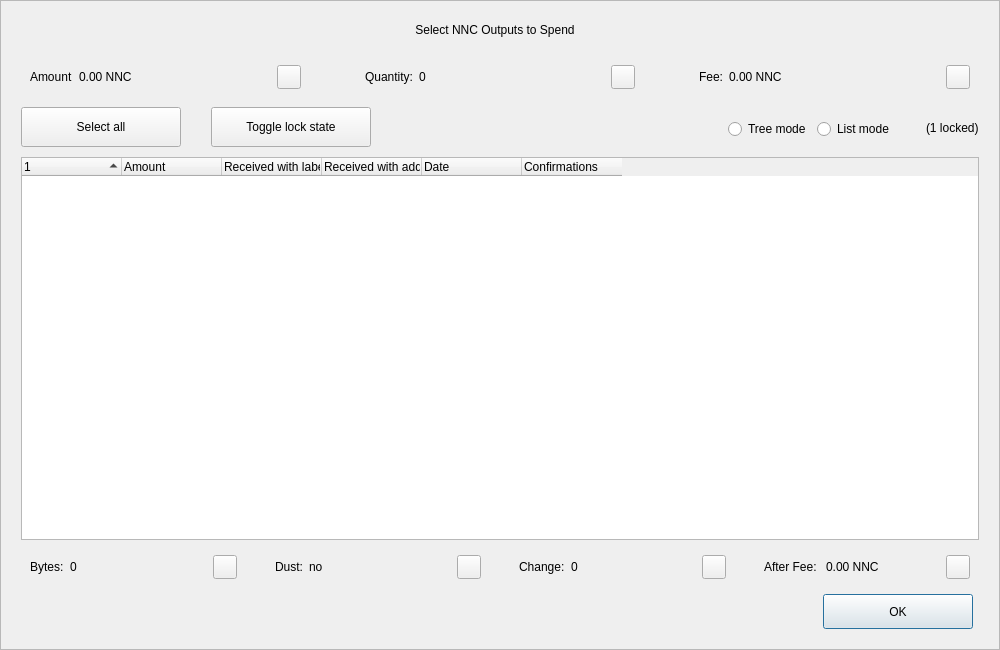
<?xml version="1.0" encoding="UTF-8"?>
<ui version="4.0">
 <class>CoinControlDialog</class>
 <widget class="QDialog" name="CoinControlDialog">
  <property name="geometry">
   <rect>
    <x>0</x>
    <y>0</y>
    <width>1000</width>
    <height>650</height>
   </rect>
  </property>
  <property name="minimumSize">
   <size>
    <width>950</width>
    <height>650</height>
   </size>
  </property>
  <property name="windowTitle">
   <string>Coin Selection</string>
  </property>
  <property name="styleSheet">
   <string notr="true"/>
  </property>
  <layout class="QVBoxLayout" name="verticalLayout">
   <property name="spacing">
    <number>0</number>
   </property>
   <property name="leftMargin">
    <number>0</number>
   </property>
   <property name="topMargin">
    <number>0</number>
   </property>
   <property name="rightMargin">
    <number>0</number>
   </property>
   <property name="bottomMargin">
    <number>0</number>
   </property>
   <item>
    <widget class="QFrame" name="frameContainer">
     <property name="toolTipDuration">
      <number>0</number>
     </property>
     <property name="frameShape">
      <enum>QFrame::StyledPanel</enum>
     </property>
     <property name="frameShadow">
      <enum>QFrame::Raised</enum>
     </property>
     <layout class="QVBoxLayout" name="verticalLayout_2">
      <property name="leftMargin">
       <number>0</number>
      </property>
      <property name="rightMargin">
       <number>0</number>
      </property>
      <property name="bottomMargin">
       <number>20</number>
      </property>
      <item>
       <layout class="QHBoxLayout" name="horizontalLayout_12">
        <property name="spacing">
         <number>0</number>
        </property>
        <property name="leftMargin">
         <number>20</number>
        </property>
        <property name="rightMargin">
         <number>30</number>
        </property>
        <item>
         <spacer name="horizontalSpacer_4">
          <property name="orientation">
           <enum>Qt::Horizontal</enum>
          </property>
          <property name="sizeHint" stdset="0">
           <size>
            <width>40</width>
            <height>20</height>
           </size>
          </property>
         </spacer>
        </item>
        <item>
         <widget class="QLabel" name="labelTitle">
          <property name="minimumSize">
           <size>
            <width>0</width>
            <height>40</height>
           </size>
          </property>
          <property name="maximumSize">
           <size>
            <width>16777215</width>
            <height>40</height>
           </size>
          </property>
          <property name="text">
           <string>Select NNC Outputs to Spend</string>
          </property>
          <property name="alignment">
           <set>Qt::AlignCenter</set>
          </property>
          <property name="margin">
           <number>7</number>
          </property>
         </widget>
        </item>
        <item>
         <spacer name="horizontalSpacer_5">
          <property name="orientation">
           <enum>Qt::Horizontal</enum>
          </property>
          <property name="sizeHint" stdset="0">
           <size>
            <width>40</width>
            <height>20</height>
           </size>
          </property>
         </spacer>
        </item>
       </layout>
      </item>
      <item>
       <layout class="QHBoxLayout" name="horizontalLayout_8">
        <property name="leftMargin">
         <number>20</number>
        </property>
        <property name="rightMargin">
         <number>20</number>
        </property>
        <item>
         <widget class="QWidget" name="layoutAmount" native="true">
          <layout class="QHBoxLayout" name="horizontalLayout_9" stretch="0,1,0">
           <item>
            <widget class="QLabel" name="labelCoinControlAmountText">
             <property name="text">
              <string>Amount</string>
             </property>
            </widget>
           </item>
           <item>
            <widget class="QLabel" name="labelCoinControlAmount">
             <property name="text">
              <string>0.00 NNC</string>
             </property>
            </widget>
           </item>
           <item alignment="Qt::AlignHCenter|Qt::AlignVCenter">
            <widget class="QPushButton" name="pushButtonAmount">
             <property name="minimumSize">
              <size>
               <width>0</width>
               <height>24</height>
              </size>
             </property>
             <property name="maximumSize">
              <size>
               <width>24</width>
               <height>26</height>
              </size>
             </property>
             <property name="focusPolicy">
              <enum>Qt::NoFocus</enum>
             </property>
             <property name="styleSheet">
              <string notr="true">padding-bottom:2px;
padding-right:4px;</string>
             </property>
             <property name="text">
              <string/>
             </property>
            </widget>
           </item>
          </layout>
         </widget>
        </item>
        <item>
         <spacer name="horizontalSpacer_2">
          <property name="orientation">
           <enum>Qt::Horizontal</enum>
          </property>
          <property name="sizeType">
           <enum>QSizePolicy::Fixed</enum>
          </property>
          <property name="sizeHint" stdset="0">
           <size>
            <width>40</width>
            <height>20</height>
           </size>
          </property>
         </spacer>
        </item>
        <item>
         <widget class="QWidget" name="layoutQuantity" native="true">
          <layout class="QHBoxLayout" name="horizontalLayout_10" stretch="0,1,0">
           <item>
            <widget class="QLabel" name="labelCoinControlQuantityText">
             <property name="text">
              <string>Quantity:</string>
             </property>
            </widget>
           </item>
           <item>
            <widget class="QLabel" name="labelCoinControlQuantity">
             <property name="text">
              <string>0</string>
             </property>
            </widget>
           </item>
           <item alignment="Qt::AlignHCenter|Qt::AlignVCenter">
            <widget class="QPushButton" name="pushButtonQuantity">
             <property name="minimumSize">
              <size>
               <width>0</width>
               <height>24</height>
              </size>
             </property>
             <property name="maximumSize">
              <size>
               <width>24</width>
               <height>26</height>
              </size>
             </property>
             <property name="focusPolicy">
              <enum>Qt::NoFocus</enum>
             </property>
             <property name="styleSheet">
              <string notr="true">padding-bottom:2px;
               padding-right:4px;</string>
             </property>
             <property name="text">
              <string/>
             </property>
            </widget>
           </item>
          </layout>
         </widget>
        </item>
        <item>
         <spacer name="horizontalSpacer_22">
          <property name="orientation">
           <enum>Qt::Horizontal</enum>
          </property>
          <property name="sizeType">
           <enum>QSizePolicy::Fixed</enum>
          </property>
          <property name="sizeHint" stdset="0">
           <size>
            <width>40</width>
            <height>20</height>
           </size>
          </property>
         </spacer>
        </item>
        <item>
         <widget class="QWidget" name="layoutFee" native="true">
          <layout class="QHBoxLayout" name="horizontalLayout_11" stretch="0,1,0">
           <item>
            <widget class="QLabel" name="labelCoinControlFeeText">
             <property name="text">
              <string>Fee:</string>
             </property>
            </widget>
           </item>
           <item>
            <widget class="QLabel" name="labelCoinControlFee">
             <property name="text">
              <string>0.00 NNC</string>
             </property>
            </widget>
           </item>
           <item alignment="Qt::AlignHCenter|Qt::AlignVCenter">
            <widget class="QPushButton" name="pushButtonFee">
             <property name="minimumSize">
              <size>
               <width>0</width>
               <height>24</height>
              </size>
             </property>
             <property name="maximumSize">
              <size>
               <width>24</width>
               <height>26</height>
              </size>
             </property>
             <property name="focusPolicy">
              <enum>Qt::NoFocus</enum>
             </property>
             <property name="styleSheet">
              <string notr="true">padding-bottom:2px;
               padding-right:4px;</string>
             </property>
             <property name="text">
              <string/>
             </property>
            </widget>
           </item>
          </layout>
         </widget>
        </item>
       </layout>
      </item>
      <item>
       <widget class="QFrame" name="frame">
        <property name="minimumSize">
         <size>
          <width>0</width>
          <height>40</height>
         </size>
        </property>
        <property name="styleSheet">
         <string notr="true">#frame {
	border:0;
}</string>
        </property>
        <property name="frameShape">
         <enum>QFrame::StyledPanel</enum>
        </property>
        <property name="frameShadow">
         <enum>QFrame::Sunken</enum>
        </property>
        <layout class="QHBoxLayout" name="horizontalLayout">
         <property name="spacing">
          <number>0</number>
         </property>
         <property name="leftMargin">
          <number>20</number>
         </property>
         <property name="topMargin">
          <number>0</number>
         </property>
         <property name="rightMargin">
          <number>20</number>
         </property>
         <property name="bottomMargin">
          <number>0</number>
         </property>
         <item>
          <layout class="QHBoxLayout" name="horizontalLayoutPanel" stretch="0,0,0,0,0,0">
           <property name="spacing">
            <number>20</number>
           </property>
           <item>
            <widget class="QPushButton" name="pushButtonSelectAll">
             <property name="sizePolicy">
              <sizepolicy hsizetype="Maximum" vsizetype="Fixed">
               <horstretch>0</horstretch>
               <verstretch>0</verstretch>
              </sizepolicy>
             </property>
             <property name="minimumSize">
              <size>
               <width>160</width>
               <height>40</height>
              </size>
             </property>
             <property name="maximumSize">
              <size>
               <width>16777215</width>
               <height>40</height>
              </size>
             </property>
             <property name="text">
              <string>Select all</string>
             </property>
             <property name="checkable">
              <bool>true</bool>
             </property>
             <property name="checked">
              <bool>false</bool>
             </property>
             <property name="autoExclusive">
              <bool>false</bool>
             </property>
             <property name="autoDefault">
              <bool>false</bool>
             </property>
            </widget>
           </item>
           <item>
            <spacer name="horizontalSpacer_6">
             <property name="orientation">
              <enum>Qt::Horizontal</enum>
             </property>
             <property name="sizeType">
              <enum>QSizePolicy::Fixed</enum>
             </property>
             <property name="sizeHint" stdset="0">
              <size>
               <width>10</width>
               <height>20</height>
              </size>
             </property>
            </spacer>
           </item>
           <item>
            <widget class="QPushButton" name="pushButtonToggleLock">
             <property name="sizePolicy">
              <sizepolicy hsizetype="Maximum" vsizetype="Fixed">
               <horstretch>0</horstretch>
               <verstretch>0</verstretch>
              </sizepolicy>
             </property>
             <property name="minimumSize">
              <size>
               <width>160</width>
               <height>40</height>
              </size>
             </property>
             <property name="maximumSize">
              <size>
               <width>16777215</width>
               <height>40</height>
              </size>
             </property>
             <property name="text">
              <string>Toggle lock state</string>
             </property>
             <property name="checkable">
              <bool>true</bool>
             </property>
             <property name="autoExclusive">
              <bool>false</bool>
             </property>
             <property name="autoDefault">
              <bool>false</bool>
             </property>
            </widget>
           </item>
           <item>
            <spacer name="horizontalSpacer_7">
             <property name="orientation">
              <enum>Qt::Horizontal</enum>
             </property>
             <property name="sizeType">
              <enum>QSizePolicy::Expanding</enum>
             </property>
             <property name="sizeHint" stdset="0">
              <size>
               <width>30</width>
               <height>20</height>
              </size>
             </property>
            </spacer>
           </item>
           <item alignment="Qt::AlignRight">
            <widget class="QGroupBox" name="groupBox_2">
             <property name="styleSheet">
              <string notr="true">#groupBox_2 {
    background-color:transparent;
    border-radius:0;
}</string>
             </property>
             <property name="title">
              <string/>
             </property>
             <layout class="QHBoxLayout" name="horizontalLayout_14">
              <item>
               <widget class="QRadioButton" name="radioTreeMode">
                <property name="sizePolicy">
                 <sizepolicy hsizetype="Maximum" vsizetype="Fixed">
                  <horstretch>0</horstretch>
                  <verstretch>0</verstretch>
                 </sizepolicy>
                </property>
                <property name="text">
                 <string>Tree mode</string>
                </property>
               </widget>
              </item>
              <item>
               <widget class="QRadioButton" name="radioListMode">
                <property name="sizePolicy">
                 <sizepolicy hsizetype="Maximum" vsizetype="Fixed">
                  <horstretch>0</horstretch>
                  <verstretch>0</verstretch>
                 </sizepolicy>
                </property>
                <property name="text">
                 <string>List mode</string>
                </property>
                <property name="checked">
                 <bool>false</bool>
                </property>
               </widget>
              </item>
             </layout>
            </widget>
           </item>
           <item>
            <widget class="QLabel" name="labelLocked">
             <property name="text">
              <string>(1 locked)</string>
             </property>
            </widget>
           </item>
          </layout>
         </item>
        </layout>
       </widget>
      </item>
      <item>
       <layout class="QHBoxLayout" name="horizontalLayout_13">
        <property name="leftMargin">
         <number>20</number>
        </property>
        <property name="rightMargin">
         <number>20</number>
        </property>
        <item>
         <widget class="CoinControlTreeWidget" name="treeWidget">
          <property name="contextMenuPolicy">
           <enum>Qt::CustomContextMenu</enum>
          </property>
          <property name="styleSheet">
           <string notr="true"/>
          </property>
          <property name="sortingEnabled">
           <bool>false</bool>
          </property>
          <property name="columnCount">
           <number>6</number>
          </property>
          <attribute name="headerShowSortIndicator" stdset="0">
           <bool>true</bool>
          </attribute>
          <attribute name="headerStretchLastSection">
           <bool>false</bool>
          </attribute>
          <column>
           <property name="text">
            <string/>
           </property>
          </column>
          <column>
           <property name="text">
            <string>Amount</string>
           </property>
          </column>
          <column>
           <property name="text">
            <string>Received with label</string>
           </property>
          </column>
          <column>
           <property name="text">
            <string>Received with address</string>
           </property>
          </column>
          <column>
           <property name="text">
            <string>Date</string>
           </property>
          </column>
          <column>
           <property name="text">
            <string>Confirmations</string>
           </property>
           <property name="toolTip">
            <string>Confirmed</string>
           </property>
          </column>
         </widget>
        </item>
       </layout>
      </item>
      <item>
       <layout class="QHBoxLayout" name="horizontalLayout_3">
        <property name="spacing">
         <number>20</number>
        </property>
        <property name="leftMargin">
         <number>20</number>
        </property>
        <property name="rightMargin">
         <number>20</number>
        </property>
        <item>
         <widget class="QWidget" name="layoutBytes" native="true">
          <layout class="QHBoxLayout" name="horizontalLayout_4" stretch="0,1,0">
           <item>
            <widget class="QLabel" name="labelCoinControlBytesText">
             <property name="text">
              <string>Bytes:</string>
             </property>
            </widget>
           </item>
           <item>
            <widget class="QLabel" name="labelCoinControlBytes">
             <property name="text">
              <string>0</string>
             </property>
            </widget>
           </item>
           <item alignment="Qt::AlignHCenter|Qt::AlignVCenter">
            <widget class="QPushButton" name="pushButtonBytes">
             <property name="minimumSize">
              <size>
               <width>0</width>
               <height>24</height>
              </size>
             </property>
             <property name="maximumSize">
              <size>
               <width>24</width>
               <height>26</height>
              </size>
             </property>
             <property name="focusPolicy">
              <enum>Qt::NoFocus</enum>
             </property>
             <property name="styleSheet">
              <string notr="true">padding-bottom:2px;
               padding-right:4px;</string>
             </property>
             <property name="text">
              <string/>
             </property>
            </widget>
           </item>
          </layout>
         </widget>
        </item>
        <item>
         <widget class="QWidget" name="layoutDust" native="true">
          <layout class="QHBoxLayout" name="horizontalLayout_5" stretch="0,1,0">
           <item>
            <widget class="QLabel" name="labelCoinControlLowOutputText">
             <property name="text">
              <string>Dust:</string>
             </property>
            </widget>
           </item>
           <item>
            <widget class="QLabel" name="labelCoinControlLowOutput">
             <property name="text">
              <string>no</string>
             </property>
            </widget>
           </item>
           <item alignment="Qt::AlignHCenter|Qt::AlignVCenter">
            <widget class="QPushButton" name="pushButtonDust">
             <property name="minimumSize">
              <size>
               <width>0</width>
               <height>24</height>
              </size>
             </property>
             <property name="maximumSize">
              <size>
               <width>24</width>
               <height>26</height>
              </size>
             </property>
             <property name="focusPolicy">
              <enum>Qt::NoFocus</enum>
             </property>
             <property name="styleSheet">
              <string notr="true">padding-bottom:2px;
               padding-right:4px;</string>
             </property>
             <property name="text">
              <string/>
             </property>
            </widget>
           </item>
          </layout>
         </widget>
        </item>
        <item>
         <widget class="QWidget" name="layoutChange" native="true">
          <layout class="QHBoxLayout" name="horizontalLayout_6" stretch="0,1,0">
           <item>
            <widget class="QLabel" name="labelCoinControlChangeText">
             <property name="text">
              <string>Change:</string>
             </property>
            </widget>
           </item>
           <item>
            <widget class="QLabel" name="labelCoinControlChange">
             <property name="text">
              <string>0</string>
             </property>
            </widget>
           </item>
           <item alignment="Qt::AlignHCenter|Qt::AlignVCenter">
            <widget class="QPushButton" name="pushButtonChange">
             <property name="minimumSize">
              <size>
               <width>0</width>
               <height>24</height>
              </size>
             </property>
             <property name="maximumSize">
              <size>
               <width>24</width>
               <height>26</height>
              </size>
             </property>
             <property name="focusPolicy">
              <enum>Qt::NoFocus</enum>
             </property>
             <property name="styleSheet">
              <string notr="true">padding-bottom:2px;
               padding-right:4px;</string>
             </property>
             <property name="text">
              <string/>
             </property>
            </widget>
           </item>
          </layout>
         </widget>
        </item>
        <item>
         <widget class="QWidget" name="layoutAfter" native="true">
          <layout class="QHBoxLayout" name="horizontalLayout_7" stretch="0,1,0">
           <item>
            <widget class="QLabel" name="labelCoinControlAfterFeeText">
             <property name="text">
              <string>After Fee: </string>
             </property>
            </widget>
           </item>
           <item>
            <widget class="QLabel" name="labelCoinControlAfterFee">
             <property name="text">
              <string>0.00 NNC</string>
             </property>
            </widget>
           </item>
           <item alignment="Qt::AlignHCenter|Qt::AlignVCenter">
            <widget class="QPushButton" name="pushButtonAlterFee">
             <property name="minimumSize">
              <size>
               <width>0</width>
               <height>24</height>
              </size>
             </property>
             <property name="maximumSize">
              <size>
               <width>24</width>
               <height>26</height>
              </size>
             </property>
             <property name="focusPolicy">
              <enum>Qt::NoFocus</enum>
             </property>
             <property name="styleSheet">
              <string notr="true">padding-bottom:2px;
               padding-right:4px;</string>
             </property>
             <property name="text">
              <string/>
             </property>
            </widget>
           </item>
          </layout>
         </widget>
        </item>
       </layout>
      </item>
      <item>
       <layout class="QHBoxLayout" name="horizontalLayout_2">
        <property name="spacing">
         <number>0</number>
        </property>
        <property name="leftMargin">
         <number>20</number>
        </property>
        <property name="rightMargin">
         <number>26</number>
        </property>
        <item>
         <spacer name="horizontalSpacer_3">
          <property name="orientation">
           <enum>Qt::Horizontal</enum>
          </property>
          <property name="sizeHint" stdset="0">
           <size>
            <width>558</width>
            <height>20</height>
           </size>
          </property>
         </spacer>
        </item>
        <item>
         <widget class="QPushButton" name="pushButtonOk">
          <property name="minimumSize">
           <size>
            <width>150</width>
            <height>35</height>
           </size>
          </property>
          <property name="text">
           <string>OK</string>
          </property>
         </widget>
        </item>
       </layout>
      </item>
     </layout>
    </widget>
   </item>
  </layout>
 </widget>
 <customwidgets>
  <customwidget>
   <class>CoinControlTreeWidget</class>
   <extends>QTreeWidget</extends>
   <header>coincontroltreewidget.h</header>
  </customwidget>
 </customwidgets>
 <resources/>
 <connections/>
</ui>
